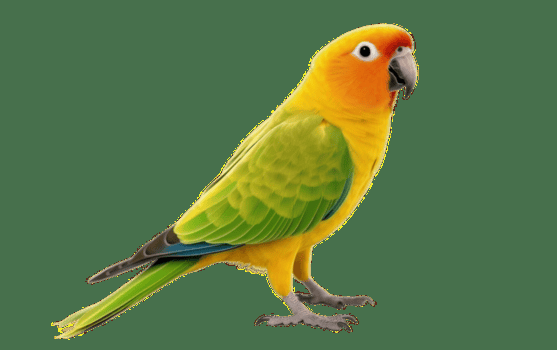
#> input picture Lab4/Parrot.png, 557 x 350 px
$ jupyter execute Lab4.ipynb
#> lines starting #> are read from the running program, lines starting #| are printed output that depends on the picture; after the words box and inside, x2 and y2 are one past the last pixel; in counts of white or black regions, pixels touching at a corner belong together
# Procedural steps (Tasks)

Task#1: Thresholding
Step#1: Apply thresholding with a fixed threshold on an image:
* In image processing, thresholding is a common technique used to separate objects or
regions in an image based on their pixel intensities. It involves converting a grayscale or
color image into a binary image, where pixels are classified as either "foreground" or
"background" based on a specified threshold value.

* The threshold value acts as a dividing point, determining which pixels are considered part of
the foreground (above the threshold) and which are part of the background (below the
threshold). The process of thresholding essentially simplifies the image by reducing the pixel
values to two categories, simplifying subsequent analysis or feature extraction. The result of
thresholding is a binary image where foreground objects are represented by white pixels
and background areas are represented by black pixels.
* Thresholding can be used for various image processing tasks, such as image segmentation,
object detection, and feature extraction. Different thresholding techniques and algorithms
exist to handle specific scenarios, such as adaptive thresholding, where the threshold value
varies across different regions of the image.
* It's important to note that choosing an appropriate threshold value can be challenging, as it
depends on factors like image quality, lighting conditions, and the characteristics of the objects
or regions of interest. Experimentation and adjusting the threshold value may be necessary
to achieve desired results.

[cell 1]
import cv2
# Load the image in grayscale
img = cv2.imread('Parrot.png', cv2.IMREAD_GRAYSCALE)
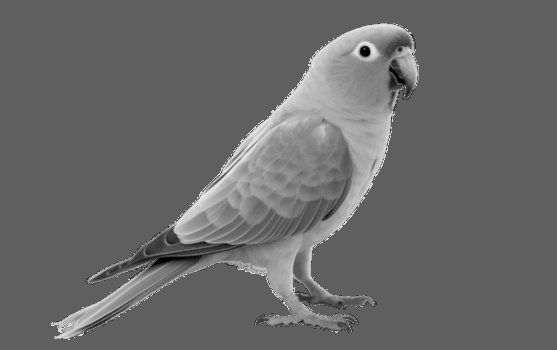
#> img: shape (350, 557); min 3, max 227, mean 104.4
# Set the threshold values
threshold_values = [0, 50, 100, 150, 200]
# Apply thresholding with different threshold values
for threshold_value in threshold_values:
    ret, thresh = cv2.threshold(img, threshold_value, 255,cv2.THRESH_BINARY)
#> this loop made 5 passes
#> ret on passes 1 to 5: 0, 50, 100, 150, 200
#> pass 2, `ret, thresh = cv2.threshold(img, threshold_value, 255,cv2.THRESH_BINARY)`:
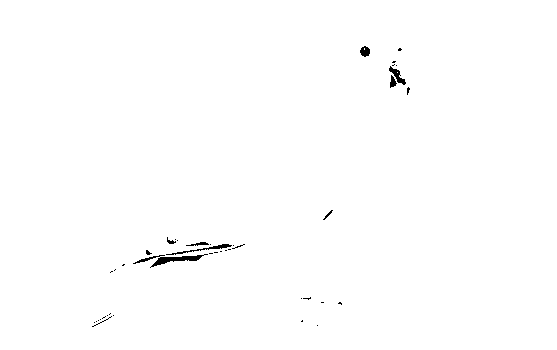
#> thresh: shape (350, 557); 99.5% white; 42 black regions (33 under 20 px), largest, box (x1, y1, x2, y2) and area: (133, 254, 208, 268) 309, (166, 244, 232, 255) 135, (389, 66, 406, 85) 113
cv2.imshow(f'Thresholded Image ({threshold_value})',
    thresh)
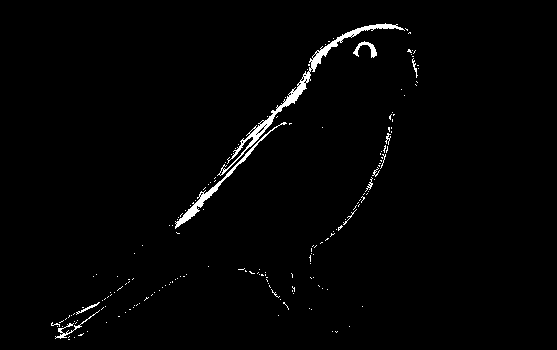
#> window 'Thresholded Image (200)': shape (350, 557); 1.5% white; 181 white regions (170 under 20 px), largest, box (x1, y1, x2, y2) and area: (217, 23, 405, 176) 1385, (175, 122, 287, 229) 601, (353, 41, 377, 58) 144
# Display the original image
cv2.imshow('Original Image', img)
cv2.waitKey(0)
cv2.destroyAllWindows()

## Task#2: Histogram Processing
Step#1: Load necessary libraries

[cell 2]
import matplotlib
import matplotlib.pyplot as plt
import numpy as np
from skimage import data, img_as_float
from skimage import exposure

Step#2: Load moon image

[cell 3]
img = data.moon()
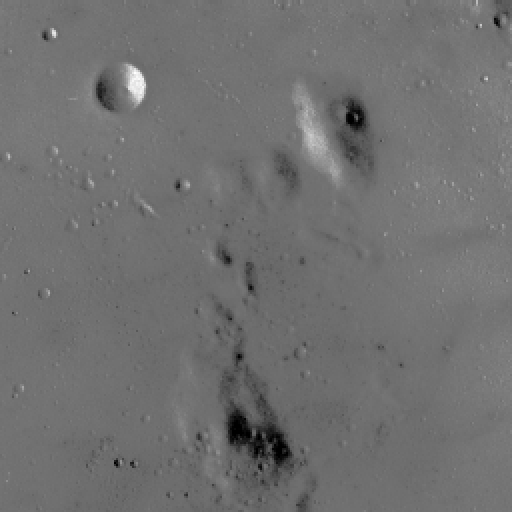
#> input picture skimage.data.moon(), 512 x 512 px
#> img is the input picture: shape (512, 512); min 0, max 255, mean 112.2

Step#3: Rescale intensity values to include all the intensities that fall within the 2nd
and 98th percentiles

[cell 4]
# Contrast stretching
p2, p98 = np.percentile(img, (2, 98))
#> p2 = 78; p98 = 129
img_rescale = exposure.rescale_intensity(img, in_range=(p2, p98))

Step#4: Display the image with its histogram of (step#2) and (step#3)

[cell 5]
fig = plt.figure(figsize=(10, 7))
fig.add_subplot(2, 1, 1)
plt.imshow(img, cmap = 'gray')
plt.axis('off')
plt.title('Original image')
fig.add_subplot(2, 1, 2)
plt.hist(img.flat, bins = 256, range=(0, 255))
plt.xlabel('gray level values')
plt.ylabel('Number of pixels')
plt.show()
#> figure, not shown here; panel 2: tallest bar 23296 high, from x = 114.6 to 115.5
fig = plt.figure(figsize=(10, 7))
fig.add_subplot(2, 1, 1)
plt.imshow(img_rescale, cmap = 'gray')
plt.axis('off')
plt.title('Contrast stretch')
fig.add_subplot(2, 1, 2)
plt.hist(img_rescale.flat, bins = 256, range=(0, 255))
plt.xlabel('gray level values')
plt.ylabel('Number of pixels')
plt.show()
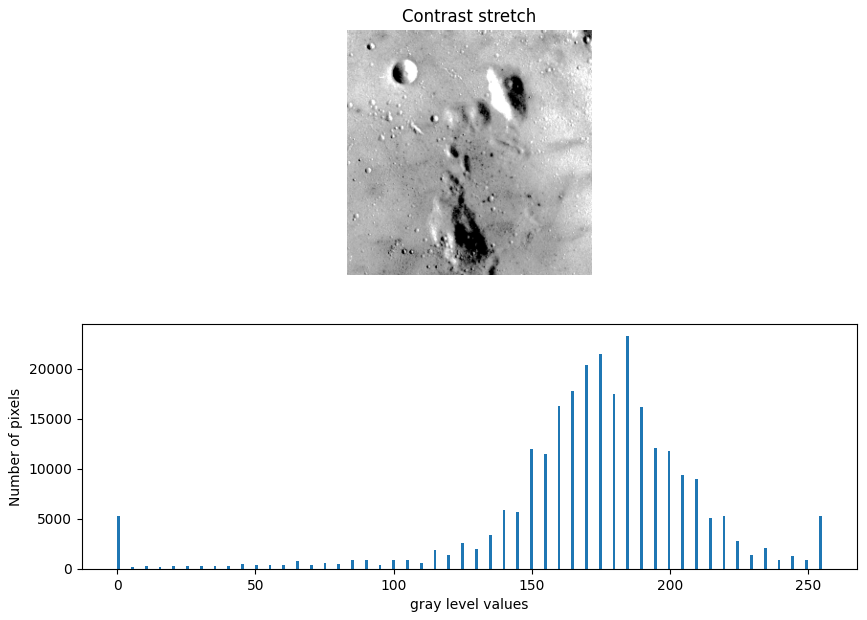
#> figure drawn by matplotlib, 2 panels; panel 2: tallest bar 23296 high, from x = 184.3 to 185.3

# Assessment

Task#1: Using the same ‘moon image’ Rescale intensity values to include all the intensities
that fall within the 3nd and 80th percentiles, and plot the histogram

[cell 6]
p3, p80 = np.percentile(img, (3, 80))
#> p3 = 87; p80 = 118

img_rescale = exposure.rescale_intensity(img, in_range=(p3, p80))
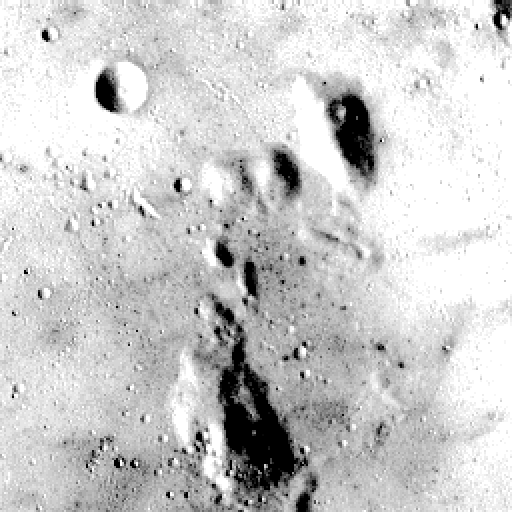
#> img_rescale: shape (512, 512); min 0, max 255, mean 203.7

fig = plt.figure(figsize=(10, 7))

fig.add_subplot(2, 1, 1)
plt.imshow(img_rescale, cmap='gray')
plt.axis('off')
plt.title('Rescaled Image (3rd to 80th Percentile)')

fig.add_subplot(2, 1, 2)
plt.hist(img_rescale.flat, bins=256, range=(0, 255))
plt.title('Histgram of rescaled img')
plt.xlabel('Gray level value')
plt.ylabel('Number of pixels')

plt.tight_layout()
plt.show()
#> figure, not shown here; panel 2: tallest bar 55088 high, from x = 254 to 255

Task#2: Using the same ‘moon image’ and the exposure.equalize_hist function, display the
image and the histogram of the image after flattening the histogram.

[cell 7]
img_eq = exposure.equalize_hist(img)
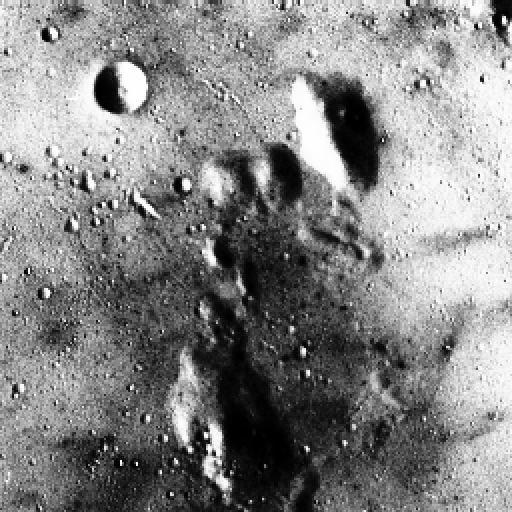
#> img_eq: shape (512, 512) float64; min 0.000916, max 1, mean 0.525

fig = plt.figure(figsize=(10, 7))

fig.add_subplot(2, 1, 1)
plt.imshow(img_eq, cmap='gray')
plt.axis('off')
plt.title('Histogram Equalized img')

fig.add_subplot(2, 1, 2)
plt.hist(img_eq.flat, bins=256, range=(0.0, 1.0))
plt.title('Flattened Histogram')
plt.xlabel('Pixel Intensity (0.0 to 1.0)')
plt.ylabel('Number of pixels')

plt.tight_layout()
plt.show()
#> figure, not shown here; panel 2: tallest bar 23296 high, from x = 0.68 to 0.684

Task#3: Use the rocket (as reference) and chelsea images (from skimage.data) and
implement histogram matching

[cell 8]
source_img = data.chelsea()
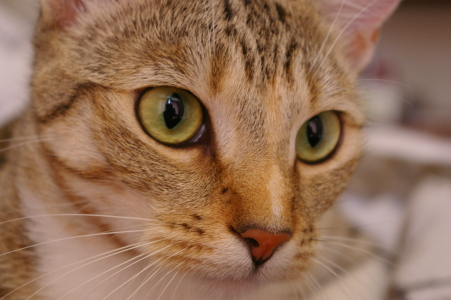
#> input picture skimage.data.chelsea(), 451 x 300 px
#> source_img is the input picture: shape (300, 451, 3); mean R, G, B 147.7, 111.4, 86.8
reference_img = data.rocket()
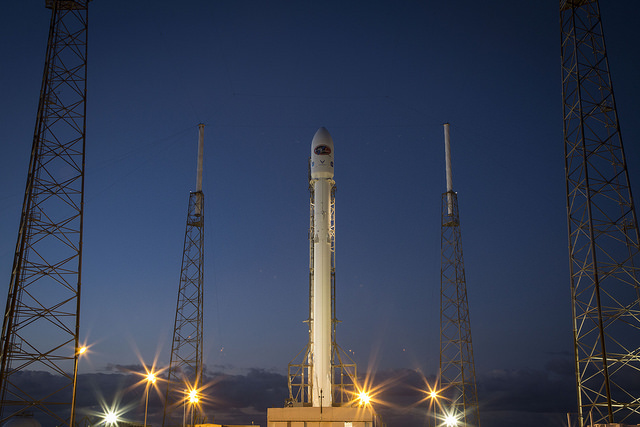
#> input picture skimage.data.rocket(), 640 x 427 px
#> reference_img is the input picture: shape (427, 640, 3); mean R, G, B 52.3, 61.3, 82.3

matched_img = exposure.match_histograms(source_img, reference_img, channel_axis=-1)
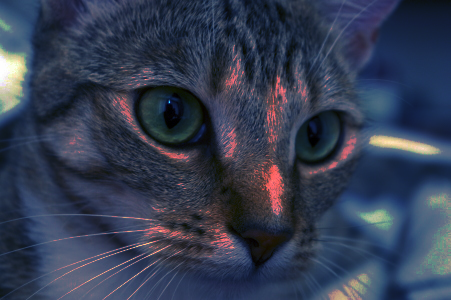
#> matched_img: shape (300, 451, 3); mean R, G, B 52.1, 60.8, 81.7

fig = plt.figure(figsize=(15, 5))

fig.add_subplot(1, 3, 1)
plt.imshow(source_img)
plt.title('Source (Chelsea)')
plt.axis('off')

fig.add_subplot(1, 3, 2)
plt.imshow(reference_img)
plt.title('Reference (Rocket)')
plt.axis('off')

fig.add_subplot(1, 3, 3)
plt.imshow(matched_img)
plt.title('Histogram matched img')
plt.axis('off')

plt.tight_layout()
plt.show()
